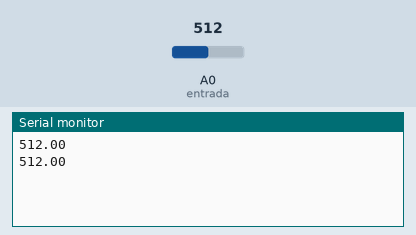
Bench run of a sketch on a simulated Arduino Uno, built with avr-gcc and run on an emulated ATmega328P. On the bench: the last lines printed to the serial monitor. The test bench sets the inputs (shaded band); at power-on: A0 (entrada) = 512.

Above: at 2.8 s.
2.9 s: A0 (entrada) set to 716
At 5.1 s:
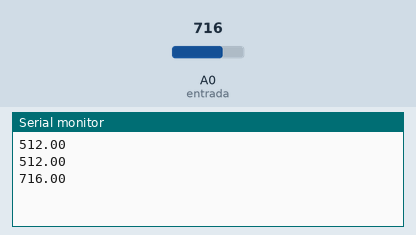
5.6 s: A0 (entrada) set to 900
At 6.6 s:
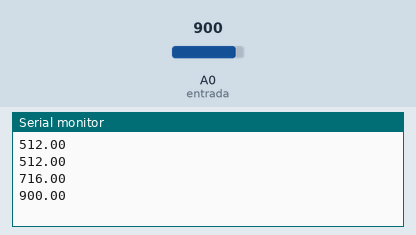
Timing chart, 0 to 8.6 s (numbered marks = the images above; inputs shaded):
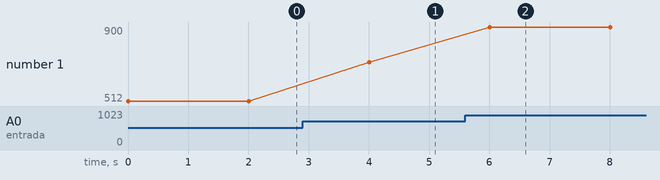

Measured:
- after the input at 2.9 s, the serial monitor: prints a new line after 1.1 s (image 1)
- after the input at 5.6 s, the serial monitor: prints a new line after 0.40 s (image 2)
- plotted number 1: 512 → 716 after the input at 2.9 s, 716 → 900 after the input at 5.6 s

The sketch:

sensorLuz.ino
```cpp
int entrada = A0;
double val=0;
void setup(){
  Serial.begin(9600);
}

void loop() {
  val = analogRead (entrada) ;
  Serial.println(val);
  delay(2000);
}
```
